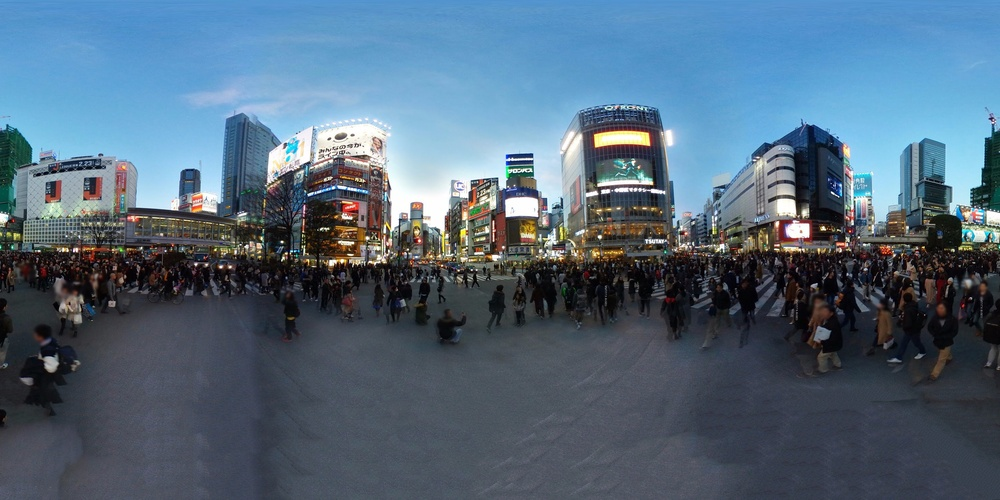
#> input picture src/dummy/01.jpg, 1000 x 500 px, shrunk from 2896 x 1448 before the run
$ python postprocessing.py
#> lines starting #> are read from the running program, lines starting #| are printed output that depends on the picture
import cv2
import numpy as np
from PIL import Image
import os


# [56 lines left out: function mask_transparency, not called in this run]


def flip_image(input_fp, output_fp=None, type='horizontal'):
#> called with input_fp = '../dummy/01.jpg', type = 'horizontal'
    img = cv2.imread(input_fp, -1)
#> img is the input picture: shape (500, 1000, 3); mean B, G, R 123.1, 104.6, 82.9

    if type == 'horizontal':
        out_img = cv2.flip(img, 1)
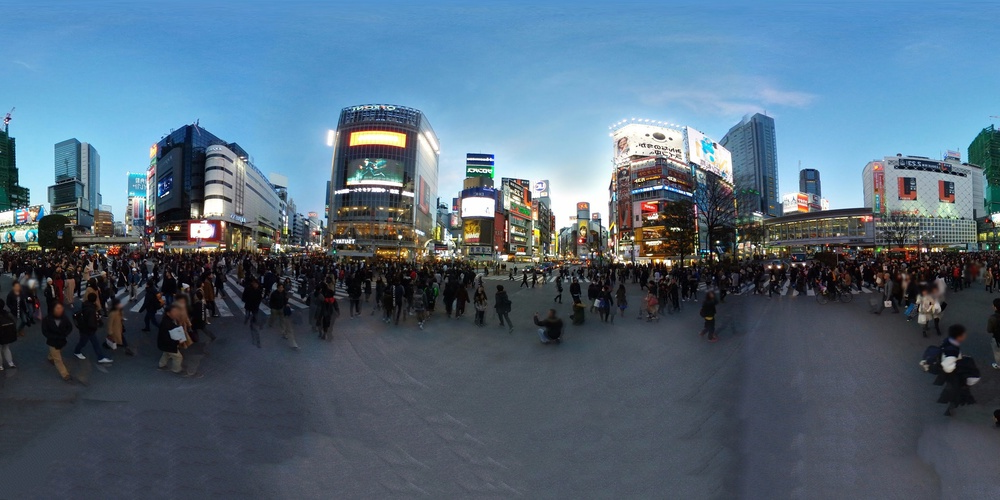
#> out_img: shape (500, 1000, 3); mean B, G, R 123.1, 104.6, 82.9
    if type == 'vertical':
        out_img = cv2.flip(img, 0)
    if type == 'both':
        out_img = cv2.flip(img, -1)

    if not output_fp:
        pieces = os.path.splitext(input_fp)
        name = os.path.splitext(os.path.basename(input_fp))[0]
        output_fp = os.path.join(os.path.dirname(input_fp), (name + '_flipped' + pieces[-1]))

    cv2.imwrite(output_fp, out_img)


if __name__ == '__main__':
    # [9 lines left out: function check_mask_transparency, not called in this run]

    def check_flip_image():
        input_paths = ['../dummy/01.jpg', '../dummy/01_result_masked.png']

        for p in input_paths:
            flip_image(input_fp=p)

    check_flip_image()
